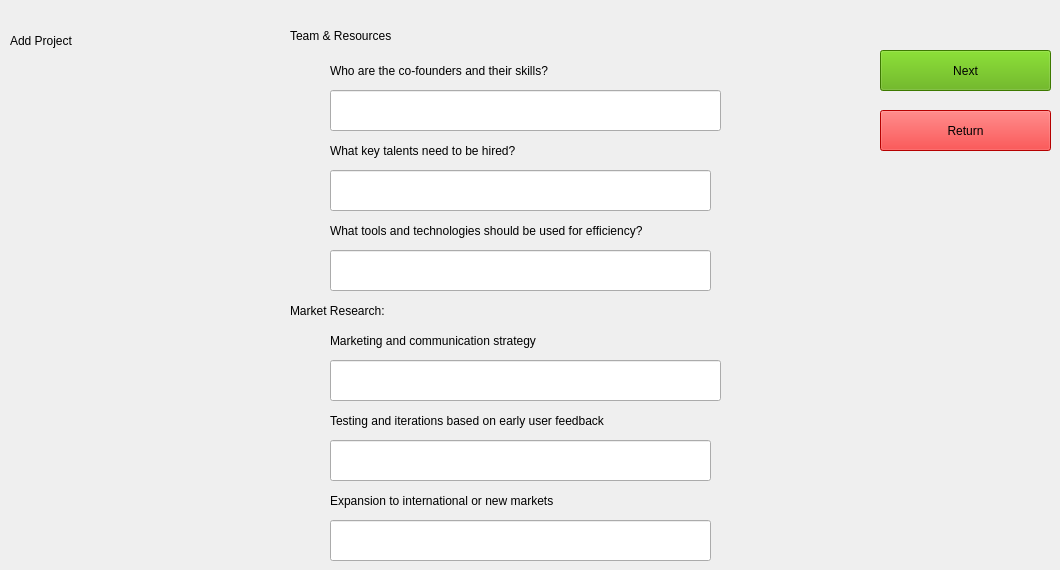
   <widget class="QWidget" name="tab_17">
    <attribute name="title">
     <string>Modify_2</string>
    </attribute>
    <widget class="QLabel" name="label_110">
     <property name="geometry">
      <rect>
       <x>330</x>
       <y>60</y>
       <width>381</width>
       <height>21</height>
      </rect>
     </property>
     <property name="styleSheet">
      <string notr="true">font: 12pt &quot;Segoe UI&quot;;</string>
     </property>
     <property name="text">
      <string>Who are the co-founders and their skills?</string>
     </property>
    </widget>
    <widget class="QLineEdit" name="expansion_4">
     <property name="geometry">
      <rect>
       <x>330</x>
       <y>520</y>
       <width>381</width>
       <height>41</height>
      </rect>
     </property>
     <property name="text">
      <string/>
     </property>
    </widget>
    <widget class="QLabel" name="label_111">
     <property name="geometry">
      <rect>
       <x>330</x>
       <y>330</y>
       <width>381</width>
       <height>21</height>
      </rect>
     </property>
     <property name="styleSheet">
      <string notr="true">font: 12pt &quot;Segoe UI&quot;;</string>
     </property>
     <property name="text">
      <string>Marketing and communication strategy</string>
     </property>
    </widget>
    <widget class="QLabel" name="label_112">
     <property name="geometry">
      <rect>
       <x>10</x>
       <y>20</y>
       <width>151</width>
       <height>41</height>
      </rect>
     </property>
     <property name="styleSheet">
      <string notr="true">
font: 16pt &quot;Segoe MDL2 Assets&quot;;
</string>
     </property>
     <property name="text">
      <string>Add Project</string>
     </property>
    </widget>
    <widget class="QPushButton" name="b22_4">
     <property name="geometry">
      <rect>
       <x>880</x>
       <y>110</y>
       <width>171</width>
       <height>41</height>
      </rect>
     </property>
     <property name="styleSheet">
      <string notr="true">font:11pt &quot;Sitka&quot;;
background-color: rgb(255,0,0);</string>
     </property>
     <property name="text">
      <string>Return</string>
     </property>
    </widget>
    <widget class="QLabel" name="label_113">
     <property name="geometry">
      <rect>
       <x>330</x>
       <y>490</y>
       <width>381</width>
       <height>21</height>
      </rect>
     </property>
     <property name="styleSheet">
      <string notr="true">font: 12pt &quot;Segoe UI&quot;;</string>
     </property>
     <property name="text">
      <string>Expansion to international or new markets </string>
     </property>
    </widget>
    <widget class="QPushButton" name="b2_8">
     <property name="geometry">
      <rect>
       <x>880</x>
       <y>50</y>
       <width>171</width>
       <height>41</height>
      </rect>
     </property>
     <property name="styleSheet">
      <string notr="true">font:11pt &quot;Sitka&quot;;
background-color: rgb(85, 170,0 );</string>
     </property>
     <property name="text">
      <string>Next</string>
     </property>
    </widget>
    <widget class="QLabel" name="label_114">
     <property name="geometry">
      <rect>
       <x>290</x>
       <y>290</y>
       <width>321</width>
       <height>41</height>
      </rect>
     </property>
     <property name="styleSheet">
      <string notr="true">
font: 16pt &quot;Segoe MDL2 Assets&quot;;
</string>
     </property>
     <property name="text">
      <string>Market Research:</string>
     </property>
    </widget>
    <widget class="QLineEdit" name="tools_4">
     <property name="geometry">
      <rect>
       <x>330</x>
       <y>250</y>
       <width>381</width>
       <height>41</height>
      </rect>
     </property>
     <property name="text">
      <string/>
     </property>
    </widget>
    <widget class="QLabel" name="label_115">
     <property name="geometry">
      <rect>
       <x>330</x>
       <y>140</y>
       <width>381</width>
       <height>21</height>
      </rect>
     </property>
     <property name="styleSheet">
      <string notr="true">font: 12pt &quot;Segoe UI&quot;;</string>
     </property>
     <property name="text">
      <string>What key talents need to be hired?</string>
     </property>
    </widget>
    <widget class="QLineEdit" name="key_4">
     <property name="geometry">
      <rect>
       <x>330</x>
       <y>170</y>
       <width>381</width>
       <height>41</height>
      </rect>
     </property>
     <property name="text">
      <string/>
     </property>
    </widget>
    <widget class="QLabel" name="label_116">
     <property name="geometry">
      <rect>
       <x>330</x>
       <y>410</y>
       <width>381</width>
       <height>21</height>
      </rect>
     </property>
     <property name="styleSheet">
      <string notr="true">font: 12pt &quot;Segoe UI&quot;;</string>
     </property>
     <property name="text">
      <string>Testing and iterations based on early user feedback</string>
     </property>
    </widget>
    <widget class="QLineEdit" name="cof_4">
     <property name="geometry">
      <rect>
       <x>330</x>
       <y>90</y>
       <width>391</width>
       <height>41</height>
      </rect>
     </property>
     <property name="text">
      <string/>
     </property>
    </widget>
    <widget class="QLabel" name="label_117">
     <property name="geometry">
      <rect>
       <x>290</x>
       <y>10</y>
       <width>321</width>
       <height>51</height>
      </rect>
     </property>
     <property name="styleSheet">
      <string notr="true">
font: 16pt &quot;Segoe MDL2 Assets&quot;;
</string>
     </property>
     <property name="text">
      <string>Team &amp; Resources</string>
     </property>
    </widget>
    <widget class="QLabel" name="label_118">
     <property name="geometry">
      <rect>
       <x>330</x>
       <y>220</y>
       <width>471</width>
       <height>21</height>
      </rect>
     </property>
     <property name="styleSheet">
      <string notr="true">font: 12pt &quot;Segoe UI&quot;;</string>
     </property>
     <property name="text">
      <string>What tools and technologies should be used for efficiency?</string>
     </property>
    </widget>
    <widget class="QLineEdit" name="marketing_4">
     <property name="geometry">
      <rect>
       <x>330</x>
       <y>360</y>
       <width>391</width>
       <height>41</height>
      </rect>
     </property>
     <property name="text">
      <string/>
     </property>
    </widget>
    <widget class="QLineEdit" name="testing_4">
     <property name="geometry">
      <rect>
       <x>330</x>
       <y>440</y>
       <width>381</width>
       <height>41</height>
      </rect>
     </property>
     <property name="text">
      <string/>
     </property>
    </widget>
   </widget>
